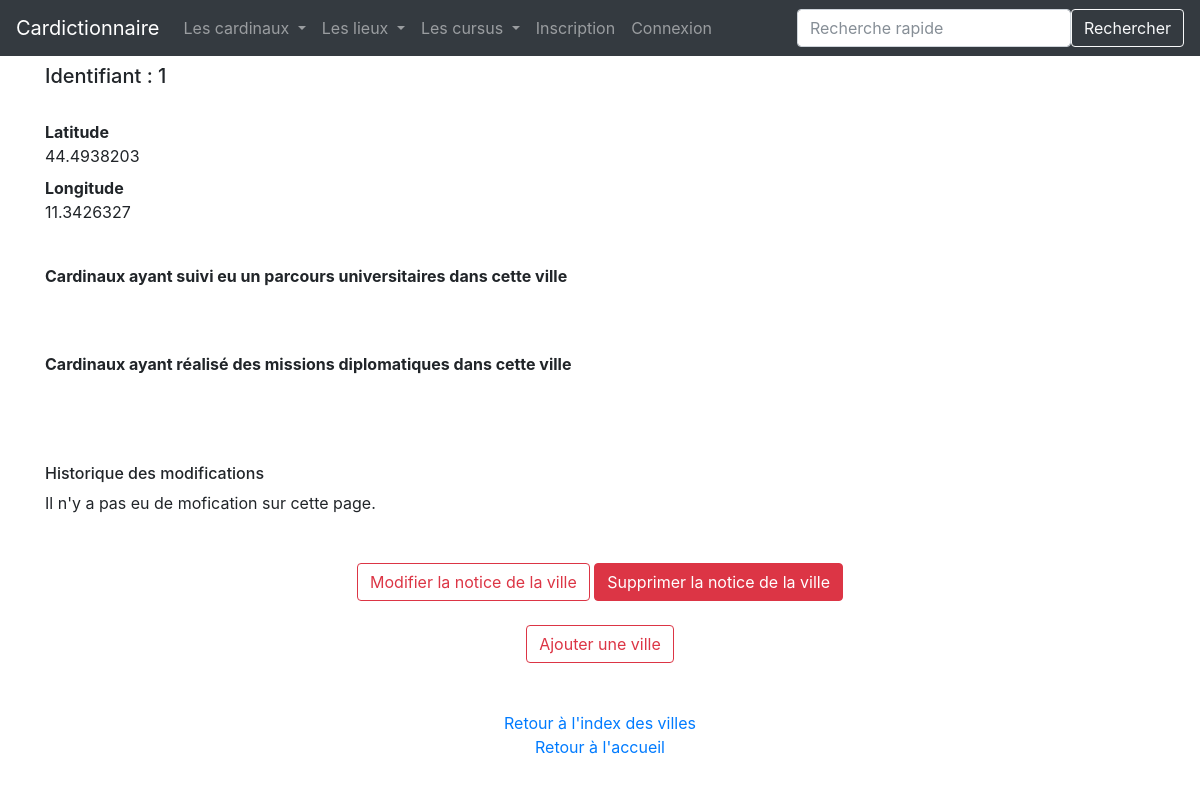
The page /ville/1 on the database its author committed.
### app/modeles/donnees.py (models this page shows, shortened)
class Ville(db.Model):
    __tablename__ = "ville"
    ville_id = db.Column(db.Integer, unique=True, nullable=False, primary_key=True, autoincrement=True)
    ville_nom = db.Column(db.Text)
    ville_latitude = db.Column(db.Integer)
    ville_longitude = db.Column(db.Integer)
    etudes = db.relationship("Etudes", back_populates="ville")
    mission = db.relationship("Mission", back_populates="ville")
    authorships = db.relationship("Authorship", back_populates="ville")

### app/routes/generic.py (the view)
@app.route("/ville/<int:ville_id>")
def ville(ville_id):
    ville = Ville.query.filter(Ville.ville_id == ville_id).first_or_404()
    return render_template("pages/ville.html", ville=ville)

### app/templates/pages/ville.html (shortened to what this page needs)
{% extends "conteneur.html" %}
{% block corps %}
<div class="centrer_contenu">
    <h5>Identifiant : {{ville.ville_id}}</h5>
    <br>
    <dl>
        <dt>Latitude</dt><dd>{{ville.ville_latitude}}</dd>
        <dt>Longitude</dt><dd>{{ville.ville_longitude}}</dd>
    </dl>
    <br>
    <dt>Cardinaux ayant suivi eu un parcours universitaires dans cette ville</dt>
    <br>
    <br>
    <dt>Cardinaux ayant réalisé des missions diplomatiques dans cette ville</dt>
    <br>
    <br>
    <br>
    <div>
        <h6>Historique des modifications</h6>
        {% if ville.authorships %}
            {% for modification in ville.authorships %}
                <li>{{modification.user.user_nom}} | {{modification.authorship_date.strftime('%d/%m/%Y, %H:%M')}}</li>
            {% endfor %}
        {% else %}
        <span>Il n'y a pas eu de mofication sur cette page.</span>
        {% endif %}
    </div>
    <br>
    <br>
    <div align="center">
        <a href="{{url_for('ville_update', ville_id=ville.ville_id)}}" class="btn btn-outline-danger">Modifier la notice de la ville</a>
        <a href="{{url_for('ville_delete', ville_id=ville.ville_id)}}" class="btn btn-danger">Supprimer la notice de la ville</a>
        <br>
        <br>
        <a href="{{url_for('ville_add')}}" class="btn btn-outline-danger">Ajouter une ville</a>
    </div>
    <br>
    <div align="center">
        <br>
        <a href="{{url_for('index_villes')}}">Retour à l'index des villes</a>
        <br>
        <a href="{{url_for('accueil')}}">Retour à l'accueil</a>
    </div>
</div>
{% endblock %}

### rows shown on the page
Ville: ville_id "1", ville_latitude "44.4938203", ville_longitude "11.3426327"
